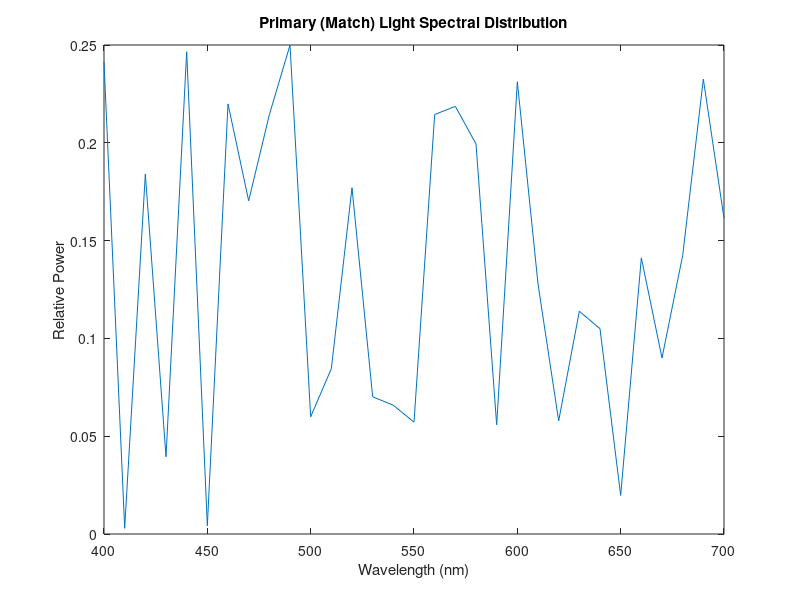
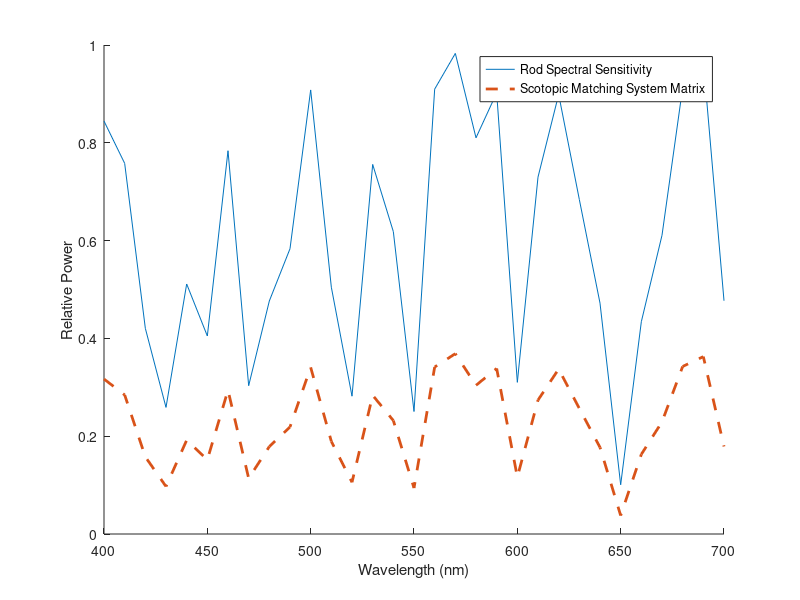
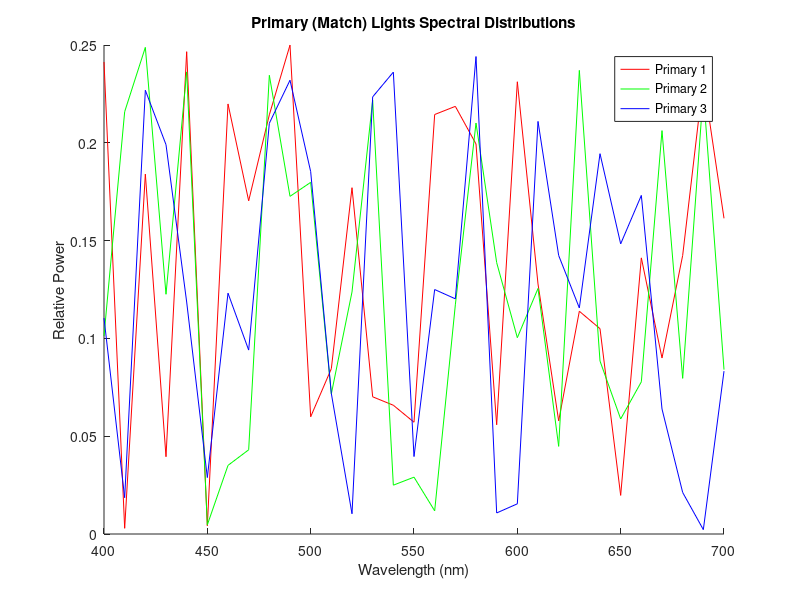
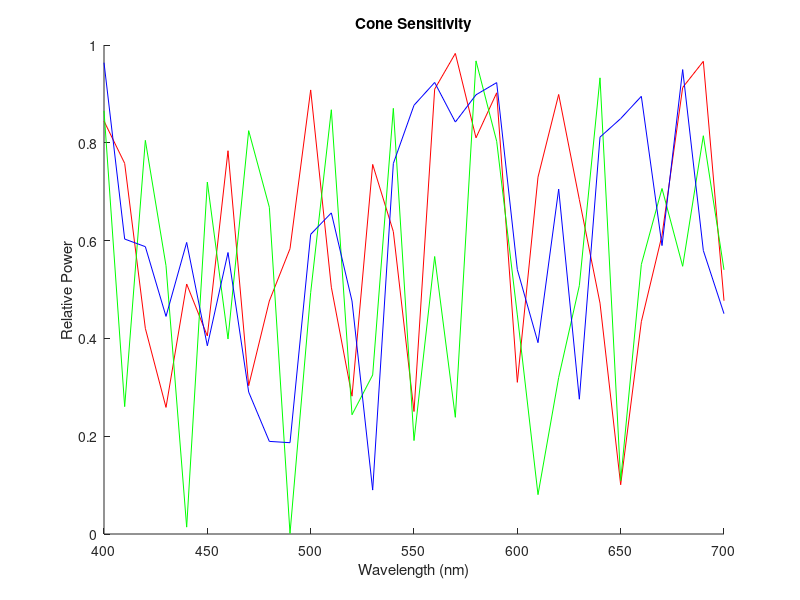

These figures' MATLAB source, in order: (Note: this script raises an error after producing the figures.)
clear all
close all

%%%%% SCOTOPIC Wavelength Encoding %%%%%

%%% Creating rod spectral sensitivity function and primary light spectral distribution %%%
rng(0); % Set the random seed for reproducibility
wavelength = linspace(400, 700, 31);  % Wavelengths from 400 to 700 nm
rodSensitivity = rand(1, length(wavelength)); % Random power values for rod spectral sensitivity function
% Same as the system matrix of the rhodopsin absoprtion experiment
rng(15); % Set a different random seed 
primaryDist = rand(1, length(wavelength)) * 1/4; % Random power values for the primary light spectral distribution
figure(1);
plot(wavelength, primaryDist);
xlabel('Wavelength (nm)');
ylabel('Relative Power');
title('Primary (Match) Light Spectral Distribution')
figure(2);
hold on
plot(wavelength, rodSensitivity);
xlabel('Wavelength (nm)');
ylabel('Relative Power');

%%% Finding the scotopic matching system matrix %%%

scotopicMatchingSystemMatrix = zeros(1, length(wavelength));
scalingFactor = 2; % Adjust as needed
unscaledMatchIntensity = rodSensitivity * (primaryDist)';

for i = 1:length(wavelength) % Looping through wavelengths
    unitTestLight = zeros(length(wavelength), 1); 
    unitTestLight(i) = 1; % Set intensity of test light at the current wavelength to 1
    intensity = rodSensitivity * unitTestLight;
    knobSetting = intensity / unscaledMatchIntensity;
    scotopicMatchingSystemMatrix(1, i) = knobSetting;
end

%%% Plotting scotopic matching system matrix %%%
% Should be the same as rod spectral sensitivity up to a linear
% transformation
plot(wavelength, scotopicMatchingSystemMatrix, 'LineWidth', 2, 'LineStyle', '--');
legend('Rod Spectral Sensitivity', 'Scotopic Matching System Matrix');
    
%%%%% PHOTOPIC Wavelength Encoding %%%%%

%%% Creating cone spectral sensitivity function and primary light spectral distributions %%%
rng(0); % Set the random seed for reproducibility
wavelength = linspace(400, 700, 31);  % Wavelengths from 400 to 700 nm

L_cone = rand(1, length(wavelength)); % Random power values for cone spectral sensitivity function
M_cone = rand(1, length(wavelength));
S_cone = rand(1, length(wavelength));

coneSensitivity = [L_cone', M_cone', S_cone'];
% Synonym to "the system matrix of the cone photopigment absoprtion experiment"

rng(15); % Set a different random seed 
primaryDist1 = rand(1, length(wavelength)) * 1/4; % Random power values for the primary light spectral distribution
primaryDist2 = rand(1, length(wavelength)) * 1/4;
primaryDist3 = rand(1, length(wavelength)) * 1/4;

primaryDist = [primaryDist1', primaryDist2', primaryDist3'];

figure(3);
hold on
plot(wavelength, primaryDist1, 'Color', [1 0 0]);
plot(wavelength, primaryDist2, 'Color', [0 1 0]);
plot(wavelength, primaryDist3, 'Color', [0 0 1]);
xlabel('Wavelength (nm)');
ylabel('Relative Power');
title('Primary (Match) Lights Spectral Distributions')
legend('Primary 1', 'Primary 2', 'Primary 3')
hold off
figure(4);
hold on
plot(wavelength, L_cone, 'Color', [1 0 0]);
plot(wavelength, M_cone, 'Color', [0 1 0]);
plot(wavelength, S_cone, 'Color', [0 0 1]);
xlabel('Wavelength (nm)');
ylabel('Relative Power');
title('Cone Sensitivity');
hold off

%%% Finding the photopic matching system matrix (cone color matching functions) %%%

photopicMatchingSystemMatrix = zeros(3, length(wavelength));

for i = 1:length(wavelength) % Looping through wavelengths
    unitTestLight =  zeros(length(wavelength), 1); 
    unitTestLight(i) = 1; % Set intensity of test light at the current wavelength to 1
    excitations = coneSensitivity' * unitTestLight;
    Q_inv = coneSensitivity' * primaryDist;
    Q = inv(Q_inv);
    column = Q * excitations;
    photopicMatchingSystemMatrix(:, i) = column;
    % We found a linear transformation of the cone spectral sensitivities
end

% Now want to simulate the subject turning knobs %
% The knob settings are within a linear transformation of the cone
% spectral sensitivities
photopicMatchingKnobs = zeros(3, length(wavelength));

% Options for fmincon
options = optimoptions('fmincon', 'Display', 'off', 'Algorithm', 'interior-point');

for i = 1:length(wavelength) % Looping through wavelengths

    unitTestLight =  zeros(length(wavelength), 1); 
    unitTestLight(i) = 1; % Set intensity of test light at the current wavelength to 1
    excitations = coneSensitivity' * unitTestLight;

    % Objective function: minimize the difference between the two sides of
    % the equation
    objective = @(knobs) norm(excitations - (coneSensitivity' * (primaryDist * knobs)))^2;

    % Initial guess for the knobs
    initialKnobs = zeros(3, 1);

    % Use fmincon to find knobs for the current wavelength
    % No lower or upper bounds here - add these?
    knobs = fmincon(objective, initialKnobs, [], [], [], [], [], [], [], []);

    photopicMatchingKnobs(:, i) = knobs;
    
end

%%% Plotting photopic matching system matrix in two ways %%%
% They are the same! %
figure(5);
hold on
h1 = plot(wavelength, photopicMatchingKnobs, 'LineWidth', 4, 'LineStyle', '-', 'Color', 'r');
h2 = plot(wavelength, photopicMatchingSystemMatrix, 'LineWidth', 2, 'LineStyle', '--', 'Color', 'b');
legend('Photopic Matching System Matrix Using fmincon', '', '', 'Photopic Matching System Matrix');
hold off